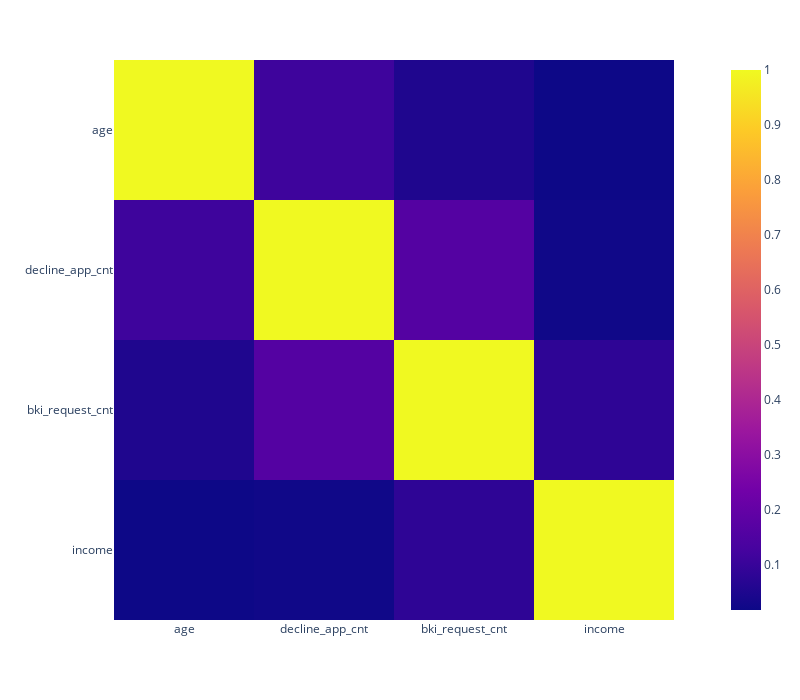

Write notebook code for a chart like this one.
### Code cell
corr = train[num_cols].corr().abs()
fig = px.imshow(corr)
fig.update_layout(width = 800, height = 700)
fig.show()

### Figure 1 — Plotly figure (JSON) as saved in the notebook; plotly's stock layout.template omitted (floating-point values rounded to 4 significant figures)
{"data": [{"coloraxis": "coloraxis", "hovertemplate": "x: %{x}<br>y: %{y}<br>color: %{z}<extra></extra>", "name": "0", "type": "heatmap", "x": ["age", "decline_app_cnt", "bki_request_cnt", "income"], "xaxis": "x", "y": ["age", "decline_app_cnt", "bki_request_cnt", "income"], "yaxis": "y", "z": [[1, 0.1113, 0.05079, 0.01712], [0.1113, 1, 0.1605, 0.02202], [0.05079, 0.1605, 1, 0.07947], [0.01712, 0.02202, 0.07947, 1]]}], "layout": {"coloraxis": {"colorscale": [[0, "#0d0887"], [0.1111, "#46039f"], [0.2222, "#7201a8"], [0.3333, "#9c179e"], [0.4444, "#bd3786"], [0.5556, "#d8576b"], [0.6667, "#ed7953"], [0.7778, "#fb9f3a"], [0.8889, "#fdca26"], [1, "#f0f921"]]}, "height": 700, "margin": {"t": 60}, "width": 800, "xaxis": {"anchor": "y", "constrain": "domain", "domain": [0, 1], "scaleanchor": "y"}, "yaxis": {"anchor": "x", "autorange": "reversed", "constrain": "domain", "domain": [0, 1]}}}
